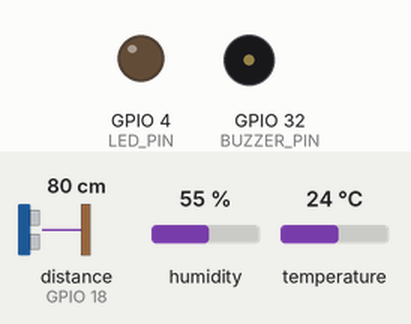
Simulated run of this sketch. Board: ESP32. Shown: output pins drawn as LEDs (lit = HIGH), buzzer (waves = sounding). Wiring (from diagram.json): ultrasonic range finder: trigger GPIO 5; echo GPIO 18. The inputs (shaded band) are chosen by the test bench; at power-on: distance to the obstacle (sensor on GPIO 18) 80 cm, temperature 24 °C, humidity 55 %. The echo pulse lasts 58.3 µs per cm; WiFi joins after 1.5 s; servers stay silent unless stated; no MQTT or app messages arrive unless stated; pins used as bus, display or sensor lines are not drawn; what the sketch prints to the serial monitor is not drawn.

Above: at 4.2 s.
4.3 s: distance to the obstacle (sensor on GPIO 18) set to 23 cm
6.2 s: distance to the obstacle (sensor on GPIO 18) set to 18 cm
At 7.9 s:
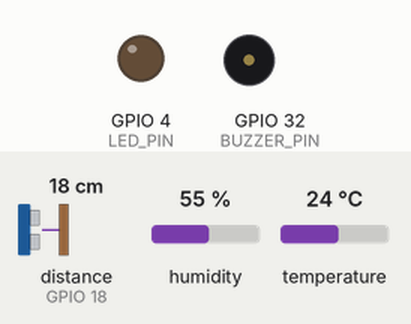
12.2 s: temperature set to 20.8 °C
15.7 s: temperature set to 19.2 °C
At 17.9 s:
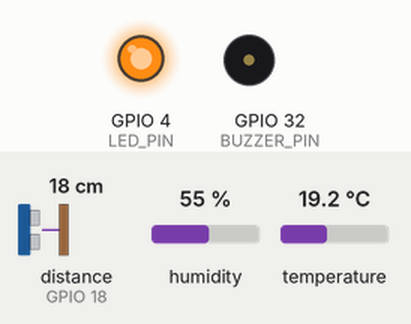
21.7 s: temperature set to 21 °C
At 24.0 s:
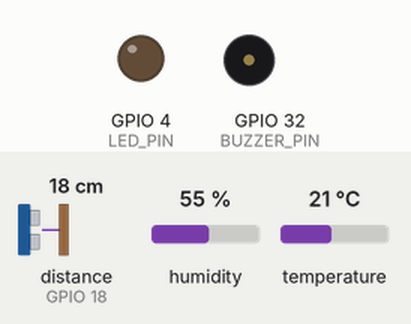
27.7 s: temperature set to 12 °C
At 30.0 s:
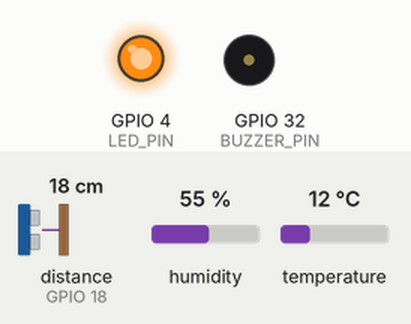
Timing chart, 0 to 34.7 s (numbered marks = the images above; inputs shaded):
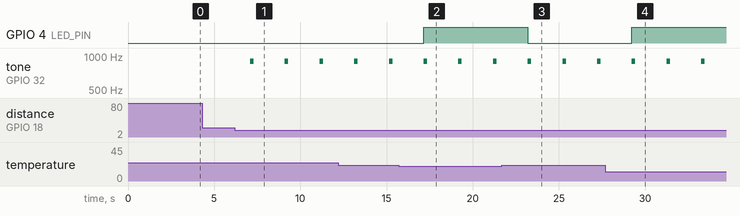

Measured:
- the behaviour switches between 21 and 20 cm on distance to the obstacle (sensor on GPIO 18) (found by bisection; images 0 and 1)
- the behaviour switches between 20 and 19.9 °C on temperature (found by bisection; images 1 and 2)
- after the input at 4.3 s, every drawn part: stays the same
- after the input at 6.2 s, tone on GPIO 32 (BUZZER_PIN): alternates 900 Hz for 0.20 s and silent for 1.8 s, starting after 0.90 s
- after the input at 15.7 s, GPIO 4 (LED_PIN): LOW → HIGH after 1.5 s
- after the input at 21.7 s, GPIO 4 (LED_PIN): HIGH → LOW after 1.5 s
- after the input at 27.7 s, GPIO 4 (LED_PIN): LOW → HIGH after 1.5 s

The sketch:

sketch.ino
```cpp
#include <WiFi.h>
#include <PubSubClient.h>
#include "DHTesp.h"

// -------------------------
#define LED_PIN 4
#define BUZZER_PIN 32
#define DHT_PIN 15
#define TRIG_PIN 5
#define ECHO_PIN 18
// -------------------------

DHTesp dht;
WiFiClient espClient;
PubSubClient client(espClient);

// -------------------------
// WiFi + MQTT
// -------------------------
const char* ssid = "Wokwi-GUEST";
const char* password = "";
const char* mqttServer = "broker.hivemq.com";

void reconnect() {
  while (!client.connected()) {
    Serial.print("Conectando ao MQTT...");
    if (client.connect("GS2025_ESP32")) {
      Serial.println(" OK!");
      client.subscribe("gs2025/comando");
    } else {
      Serial.print(" Falhou. rc=");
      Serial.println(client.state());
      delay(1000);
    }
  }
}

void mqttCallback(char* topic, byte* message, unsigned int length) {
  String msg = "";
  for (int i = 0; i < length; i++) msg += (char)message[i];

  if (msg == "ligar_led") digitalWrite(LED_PIN, HIGH);
  if (msg == "desligar_led") digitalWrite(LED_PIN, LOW);
  if (msg == "beep") tone(BUZZER_PIN, 1000, 200);
}

// -------------------------
// HC-SR04 com timeout
// -------------------------
float getDistance() {
  digitalWrite(TRIG_PIN, LOW);
  delayMicroseconds(2);
  digitalWrite(TRIG_PIN, HIGH);
  delayMicroseconds(10);
  digitalWrite(TRIG_PIN, LOW);

  // Timeout de 30ms → evita travar caso o sensor não esteja presente
  long duration = pulseIn(ECHO_PIN, HIGH, 30000);

  if (duration == 0) {
    return 999;  // sem sensor → devolve distância "muito longe"
  }

  float distance = duration * 0.0343 / 2;
  return distance;
}
// -------------------------

void setup() {
  Serial.begin(115200);
  delay(1500);
  Serial.println("Serial iniciado!");

  pinMode(LED_PIN, OUTPUT);
  pinMode(BUZZER_PIN, OUTPUT);
  pinMode(TRIG_PIN, OUTPUT);
  pinMode(ECHO_PIN, INPUT);

  dht.setup(DHT_PIN, DHTesp::DHT22);

  // WIFI
  WiFi.begin(ssid, password);
  Serial.begin(115200);
  while (WiFi.status() != WL_CONNECTED) {
    Serial.print(".");
    delay(300);
  }
  Serial.println(" conectado!");

  // MQTT
  client.setServer(mqttServer, 1883);
  client.setCallback(mqttCallback);
}

void loop() {
  if (!client.connected()) reconnect();
  client.loop();

  TempAndHumidity data = dht.getTempAndHumidity();
  float distance = getDistance();

  // Debug
  Serial.print("Temp: ");
  Serial.print(data.temperature);
  Serial.print(" °C | Umidade: ");
  Serial.print(data.humidity);
  Serial.print("% | Distância: ");
  Serial.println(distance);

  // Envio dos dados
  String payload = String("{\"temp\":") + data.temperature +
                   ",\"umidade\":" + data.humidity +
                   ",\"distancia\":" + distance + "}";

  client.publish("gs2025/dados", payload.c_str());

  // ALERTA DE APROXIMAÇÃO (distância)
  if (distance < 20 && distance > 0) {
    tone(BUZZER_PIN, 900, 200);
    client.publish("gs2025/alerta", "Objeto muito próximo!");
  }

  // === CONTROLE DE TEMPERATURA PARA HOME OFFICE ===
  if (data.temperature < 20) {
    digitalWrite(LED_PIN, HIGH);
    client.publish("gs2025/alerta", "Temperatura Baixa para Home Office!");
  }
  else if (data.temperature > 26) {
    digitalWrite(LED_PIN, HIGH);
    client.publish("gs2025/alerta", "Temperatura Alta para Home Office!");
  }
  else {
    digitalWrite(LED_PIN, LOW);   // Confortável
  }

  delay(2000);
}
```
